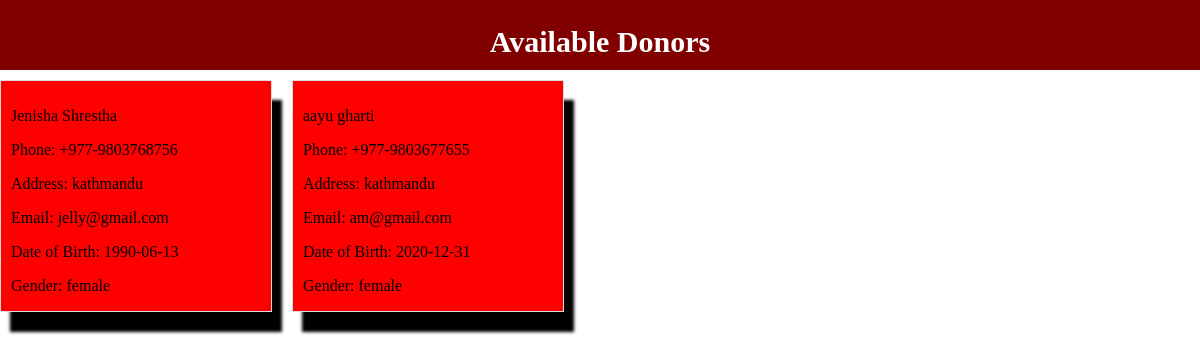
Screenshot of /donors.php?bloodType=B+ with the database file from the repository.
### tables this page shows
CREATE TABLE `form` (
  `id` int(255) NOT NULL,
  `Blood` varchar(255) NOT NULL,
  `First_Name` varchar(255) NOT NULL,
  `Middle_Name` varchar(255) NOT NULL,
  `Last_Name` varchar(255) NOT NULL,
  `Phone` varchar(255) NOT NULL,
  `Address` varchar(255) NOT NULL,
  `Email` varchar(255) NOT NULL,
  `Dob` varchar(255) NOT NULL,
  `Gender` varchar(10) DEFAULT NULL
);

### donors.php (the view, shortened to what this page needs)
<html>
    <head>
</head>
<body>
<nav class="navbar">
    <h1>Available Donors</h1>
</nav>
<footer>
<div class="container">
    <?php
    if (isset($_GET['bloodType'])) {
        $selectedBloodType = $_GET['bloodType'];
        $conn = new mysqli("localhost", "root", "", "project");
        $sql = "SELECT * FROM form WHERE Blood = '$selectedBloodType'";
        $result = $conn->query($sql);
        if ($result->num_rows > 0) {
            while ($row = $result->fetch_assoc()) {
                echo '<div class="user-box">';
        echo '<p class="name">' . $row['First_Name'] . ' ' . $row['Middle_Name'] . ' ' . $row['Last_Name'] . '</p>';
        echo '<p>Phone: ' . $row['Phone'] . '</p>';
        echo '<p>Address: ' . $row['Address'] . '</p>';
        echo '<p>Email: ' . $row['Email'] . '</p>';
        echo '<p>Date of Birth: ' . $row['Dob'] . '</p>';
        echo '<p>Gender: ' . $row['Gender'] . '</p>';
        echo '</div>';
            }
        } else {
            echo "No data available for the selected blood type.";
        }
    } else {
        echo "Blood type not specified.";
    }
    ?>
</div>
</body>
</html>

### donors.php (style rules this page uses)
body { margin: 0; padding: 0; }
.navbar { display: flex; position: sticky; top:0%; z-index: 1; background-color: maroon; padding: 0; margin: 0; height:70px; justify-content: center; }
.navbar h1 { font-size: 30px; color: white; }
.container { display: flex; }
.user-box { border: 1px solid #ddd; width: 250px; height: 210px; padding: 10px; margin-right: 20px; background-color:red; box-shadow: 10px 20px 3px; margin-top:10px; }

### rows the page displays
form: First_Name "Jenisha", Last_Name "Shrestha", Phone "+977-9803768756", Address "kathmandu", Email "jelly@gmail.com", Dob "1990-06-13", Gender "female"
form: First_Name "aayu", Last_Name "gharti", Phone "+977-9803677655", Address "kathmandu", Email "am@gmail.com", Dob "2020-12-31", Gender "female"
